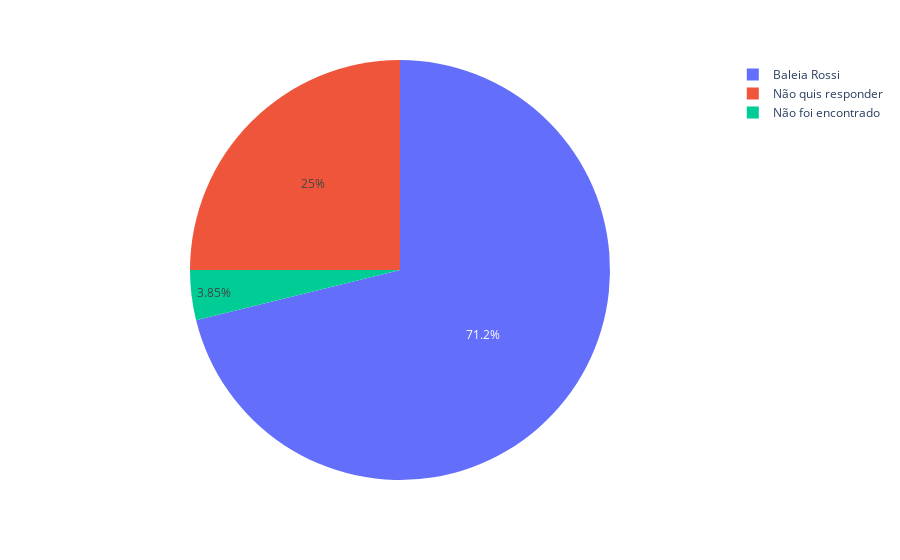

Notebook source saved alongside this figure:
### Code cell
grafico_pt = plx.pie(pt_df, names='Voto')
grafico_pt

### Figure 1 — Plotly figure (JSON) as saved in the notebook; plotly's stock layout.template omitted (floating-point values rounded to 4 significant figures)
{"data": [{"domain": {"x": [0, 1], "y": [0, 1]}, "hovertemplate": "Voto=%{label}<extra></extra>", "labels": ["Baleia Rossi", "Baleia Rossi", "Baleia Rossi", "Baleia Rossi", "Baleia Rossi", "Baleia Rossi", "Baleia Rossi", "Baleia Rossi", "Baleia Rossi", "Baleia Rossi", "Baleia Rossi", "Baleia Rossi", "Baleia Rossi", "Baleia Rossi", "Baleia Rossi", "Baleia Rossi", "Baleia Rossi", "Baleia Rossi", "Baleia Rossi", "Baleia Rossi", "Baleia Rossi", "Baleia Rossi", "Baleia Rossi", "Baleia Rossi", "Baleia Rossi", "Baleia Rossi", "Baleia Rossi", "Baleia Rossi", "Baleia Rossi", "Baleia Rossi", "Baleia Rossi", "Baleia Rossi", "Baleia Rossi", "Baleia Rossi", "Baleia Rossi", "Baleia Rossi", "Baleia Rossi", "Não quis responder", "Não quis responder", "Não quis responder", "Não quis responder", "Não quis responder", "Não quis responder", "Não quis responder", "Não quis responder", "Não quis responder", "Não quis responder", "Não quis responder", "Não quis responder", "Não quis responder", "Não foi encontrado", "Não foi encontrado"], "legendgroup": "", "name": "", "showlegend": true, "type": "pie"}], "layout": {"legend": {"tracegroupgap": 0}, "margin": {"t": 60}}}
